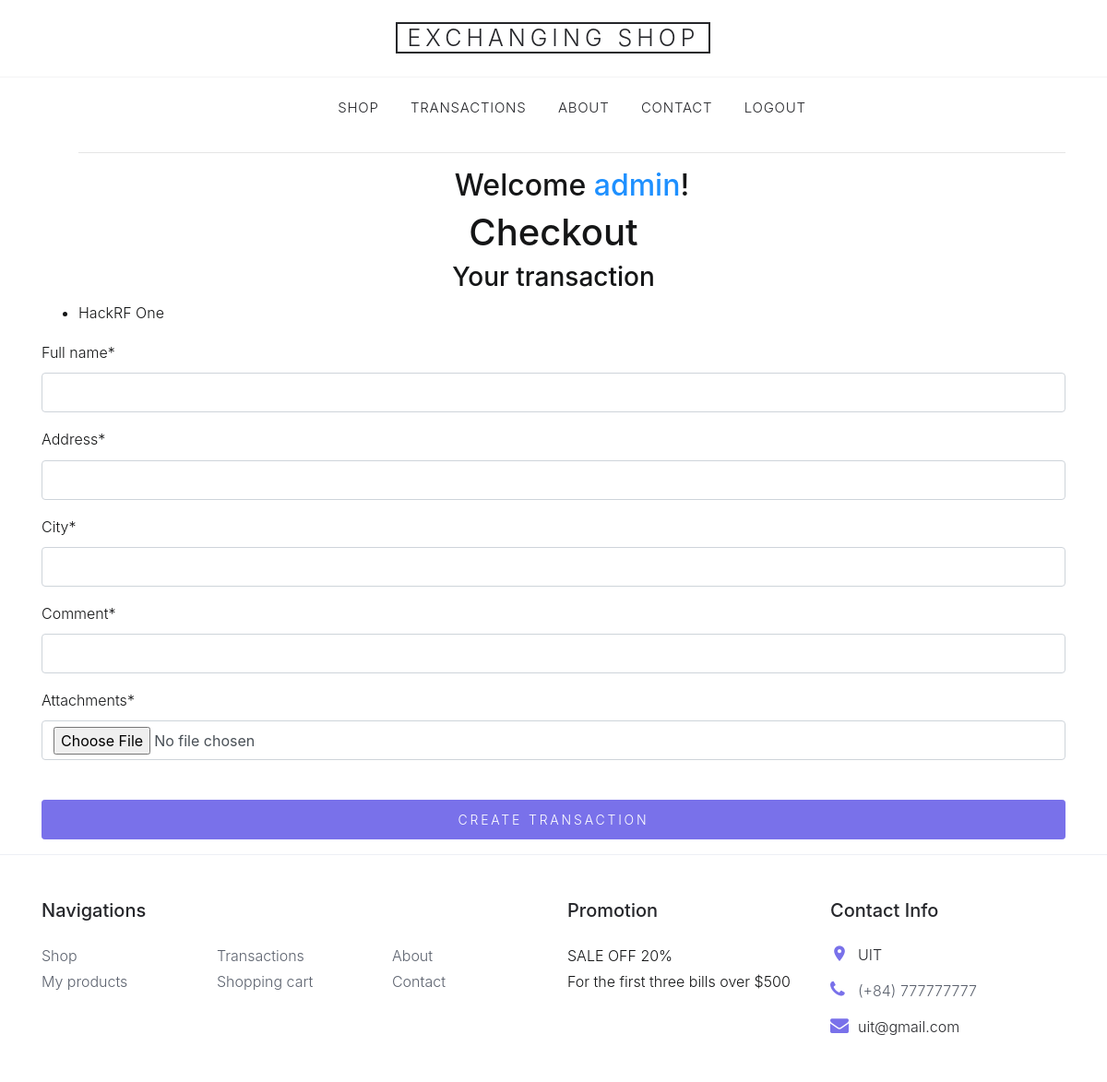
Page /transaction/create/1 (signed in) on the earlier database version.
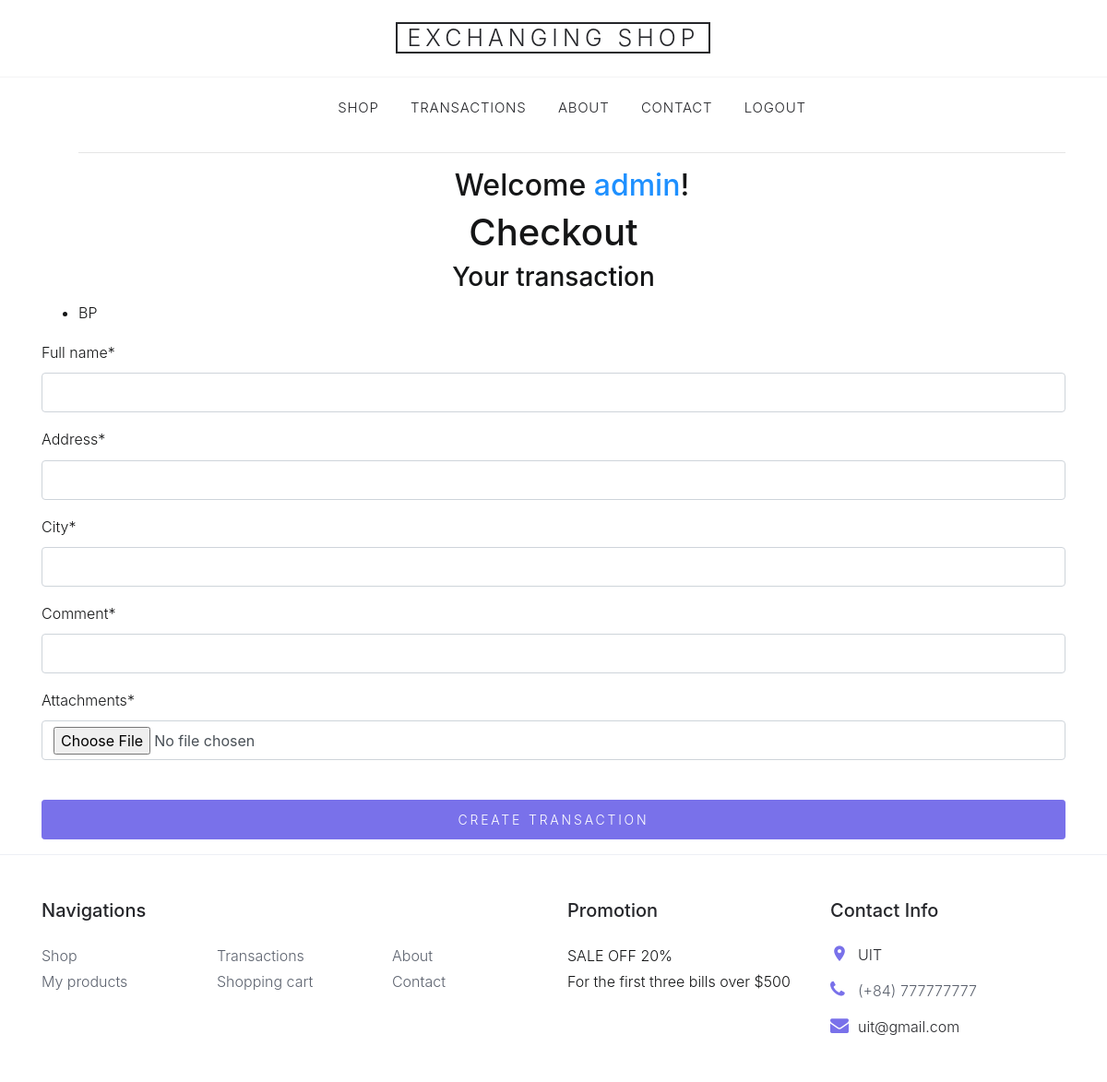
Same page on the later database version.
### shop/models.py (models this page shows, shortened)
class Product(models.Model):
    category = models.ForeignKey(Category, related_name='products',
                                 on_delete=models.CASCADE)
    name = models.CharField(max_length=200, db_index=True)
    slug = models.SlugField(max_length=200, db_index=True)
    image = models.ImageField(upload_to='products/%Y/%m/%d', blank=True)
    description = models.TextField(blank=True)
    owner = models.CharField(max_length=30, db_index=True)
    available = models.BooleanField(default=True)
    created = models.DateTimeField(auto_now_add=True)
    need = models.CharField(max_length=100, blank=False)
    class Meta:
        ordering = ('name',)
        index_together = (('id', 'slug'),)

### transaction/views.py (the view)
# urls.py: path('create/<int:id_sp>', views.transaction_create, name='transaction_create'),
def transaction_create(request, id_sp):
    if (request.session.get('user', None) == None):
        return redirect('account:login')
    product = Product.objects.filter(id=id_sp).first()
    transaction = Transaction(request)
    if request.method == 'POST':
        form = TransactionForm(request.POST ,request.FILES)
        if form.is_valid():
            transaction = form.save(commit=False)
            transaction.transaction_code = uuid4().hex
            transaction.id_sp = id_sp
            transaction.customer_username = request.session['user']
            transaction.status = 2
            transaction.receiver_username = product.owner
            transaction.save()
            return render(request, 'transaction/created.html', {'transaction': transaction})
        else:
            messages.error(request, 'Invalid input')
    else:
        form = TransactionForm()
        product = Product.objects.filter(id=id_sp)[0]
    return render(request, 'transaction/create.html', {'form': form, 'product': product})

### transaction/forms.py
class TransactionForm(forms.ModelForm):
    class Meta:
        model = Transaction
        fields = ('fullName', 'address', 'city', 'comment', 'attachment')
        widgets = {
            'fullName': forms.TextInput(attrs={'class':'textinput textInput form-control', 'id': 'id_full_name'}),
            'address': forms.TextInput(attrs={'class':'textinput textInput form-control', 'id': 'id_address'}),
            'city': forms.TextInput(attrs={'class':'textinput textInput form-control', 'id': 'id_city'}),
            'comment': forms.TextInput(attrs={'class':'textinput textInput form-control', 'id': 'id_comment'}),
            'attachment': forms.FileInput(attrs={'class':'textinput textInput form-control',  'id': 'id_file', 'maxlength': 1000})
        }

### transaction/templates/transaction/create.html (shortened to what this page needs)
{% extends "shop/base/base.html" %}
{% load static %}
{% block content %}
<div class="container">
    <h1 class="text-center">Checkout</h1>
    <div class="order-info">
        <h3 class="text-center">Your transaction</h3>
        <ul>
            <li>
                {{ product.name }}
            </li>
        </ul>
    </div>
    <form action='{% url "transaction:transaction_create" product.id %}' method="post" class="order-form" enctype="multipart/form-data" >
        <div id="div_id_full_name" class="form-group"> <label for="id_full_name" class=" requiredField">
                Full name<span class="asteriskField">*</span> </label>
            <div> {{form.fullName}} </div>
        </div>
        <div id="div_id_address" class="form-group"> <label for="id_address" class="requiredField">
                Address<span class="asteriskField">*</span> </label>
            <div> {{form.address}} </div>
        </div>
        <div id="div_id_city" class="form-group"> <label for="id_city" class=" requiredField">
                City<span class="asteriskField">*</span> </label>
            <div> {{form.city}} </div>
        </div>
        <div id="div_id_comment" class="form-group"> <label for="id_comment" class=" requiredField">
                Comment<span class="asteriskField">*</span> </label>
            <div> {{form.comment}} </div>
        </div>
        <div id="div_id_comment" class="form-group"> <label for="id_comment" class=" requiredField">
                Attachments<span class="asteriskField">*</span> </label>
            <div>
                {{ form.attachment }}
                <img id="uploaded_picture" src='{% static "images/blank.png" %}' width="10" height="10" />
            </div>
        </div>
        <p><input class="btn btn-primary btn-sm btn-block" type="submit" value="Create transaction"></p>
    </form>
</div>
{% endblock %}

Differences in the rows shown:
changed Product: name "HackRF One" → "BP"
